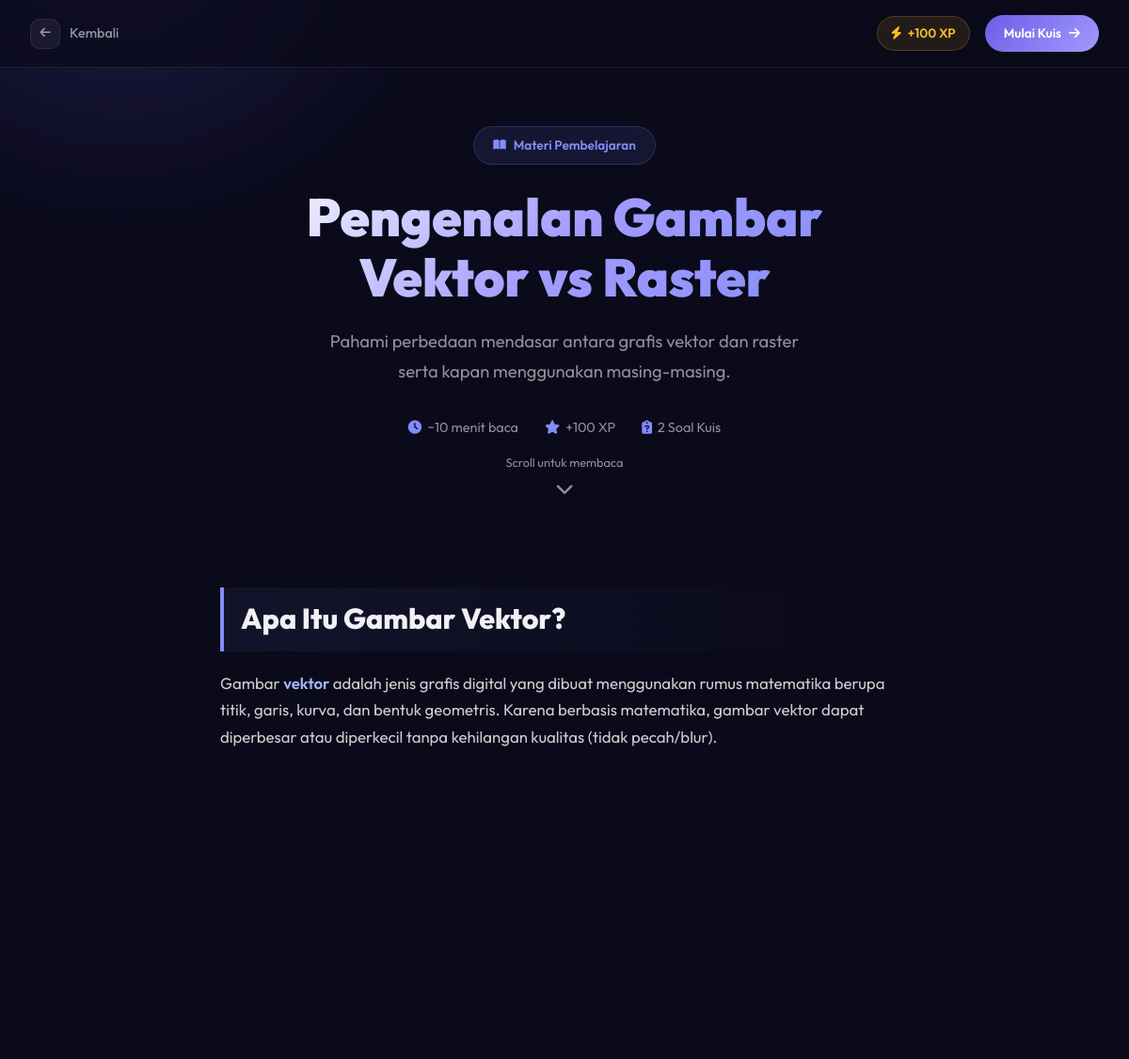
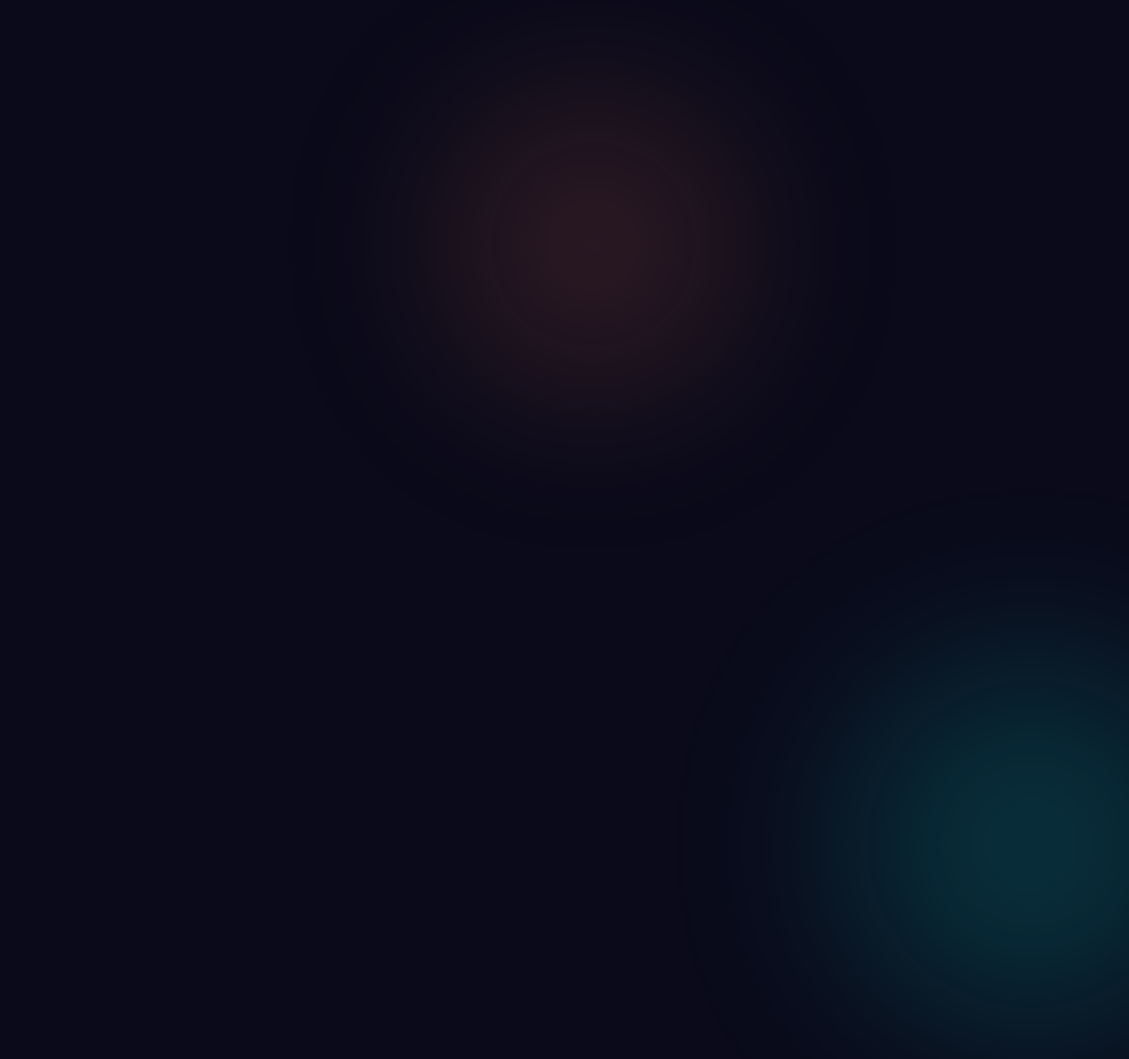
The app's page /misi/7/materi/ (signed in) with its own data (2 pictures, top to bottom).
### dashboard/models.py (models this page shows, shortened)
class Mission(models.Model):
    title = models.CharField(max_length=200)
    description = models.TextField()
    xp_reward = models.IntegerField(default=50)
    content = models.TextField(help_text="Materi pembelajaran HTML/Markdown untuk misi ini.")
    order = models.IntegerField(default=0, help_text="Urutan misi")

### dashboard/views.py (the view)
# urls.py: path('misi/<int:mission_id>/materi/', views.materi_view, name='misi_materi'),
@login_required(login_url='login')
def materi_view(request, mission_id):
    mission = Mission.objects.get(id=mission_id)
    progress, created = UserMissionProgress.objects.get_or_create(user=request.user, mission=mission)
    if progress.status == 'not_started':
        progress.status = 'reading'
        progress.save()
    return render(request, 'dashboard/materi.html', {'mission': mission, 'progress': progress})

### dashboard/templates/dashboard/materi.html (shortened to what this page needs)
{% load static %}
<!DOCTYPE html>
<html lang="id">
<head>
    <link rel="stylesheet" href="https://cdnjs.cloudflare.com/ajax/libs/font-awesome/6.4.0/css/all.min.css">
</head>
<body>
    <div class="bg-decor"><span></span><span></span><span></span></div>
    <nav class="top-nav" id="topNav">
        <a href="{% url 'misi' %}" class="nav-back">
            <i class="fa-solid fa-arrow-left"></i>
            <span>Kembali</span>
        </a>
        <div class="nav-info">
            <div class="nav-xp"><i class="fa-solid fa-bolt"></i> +{{ mission.xp_reward }} XP</div>
            <a href="{% url 'misi_kuis' mission.id %}" class="nav-quiz-btn">
                Mulai Kuis <i class="fa-solid fa-arrow-right"></i>
            </a>
        </div>
    </nav>
    <section class="hero">
        <div class="hero-inner">
            <div class="hero-badge">
                <i class="fa-solid fa-book-open"></i>
                Materi Pembelajaran
            </div>
            <h1 class="hero-title">{{ mission.title }}</h1>
            <p class="hero-desc">{{ mission.description }}</p>
            <div class="hero-meta">
                <span><i class="fa-solid fa-clock"></i> ~10 menit baca</span>
                <span><i class="fa-solid fa-star"></i> +{{ mission.xp_reward }} XP</span>
                <span><i class="fa-solid fa-clipboard-question"></i> 2 Soal Kuis</span>
            </div>
        </div>
        <div class="scroll-hint">
            <span>Scroll untuk membaca</span>
            <i class="fa-solid fa-chevron-down"></i>
        </div>
    </section>
    <div class="content-wrap">
        <div class="materi-content" id="materiContent">
            {{ mission.content|safe }}
        </div>
    </div>
</body>
</html>

### dashboard/templates/dashboard/materi.html (style rules this page uses)
*, *::before, *::after { box-sizing: border-box; margin: 0; padding: 0; }
:root { --bg-primary: #0a0a1a; --bg-card: rgba(255,255,255,0.04); --border: rgba(255,255,255,0.08); --text-primary: #f0f0f5; --text-secondary: rgba(255,255,255,0.55); --accent: #818cf8; --accent-glow: rgba(129,140,248,0.25); --accent-green: #34d399; --accent-yellow: #fbbf24; }
html { scroll-behavior: smooth; }
body { font-family: 'Outfit', sans-serif; background: var(--bg-primary); color: var(--text-primary); min-height: 100vh; line-height: 1.7; overflow-x: hidden; }
.bg-decor { position: fixed; inset: 0; z-index: 0; pointer-events: none; overflow: hidden; }
.bg-decor span { position: absolute; border-radius: 50%; filter: blur(100px); opacity: .2; animation: bgFloat 12s ease-in-out infinite alternate; }
.bg-decor span:nth-child(1) { width: 500px; height: 500px; background: #6c5ce7; top: -15%; left: -10%; }
.bg-decor span:nth-child(2) { width: 400px; height: 400px; background: #00cec9; bottom: 10%; right: -8%; animation-delay: 3s; }
.bg-decor span:nth-child(3) { width: 300px; height: 300px; background: #e17055; top: 50%; left: 40%; animation-delay: 6s; }
.top-nav { position: fixed; top: 0; left: 0; right: 0; z-index: 100; padding: 16px 32px; display: flex; align-items: center; justify-content: space-between; background: rgba(10,10,26,0.7); backdrop-filter: blur(20px); border-bottom: 1px solid var(--border); transition: transform .3s; }
.nav-back { display: flex; align-items: center; gap: 10px; color: var(--text-secondary); text-decoration: none; font-size: .9rem; font-weight: 500; transition: color .2s; }
.nav-back i { width: 32px; height: 32px; border-radius: 10px; background: rgba(255,255,255,.06); border: 1px solid var(--border); display: flex; align-items: center; justify-content: center; font-size: .8rem; }
.nav-info { display: flex; align-items: center; gap: 16px; }
.nav-xp { display: flex; align-items: center; gap: 6px; padding: 6px 14px; border-radius: 20px; background: rgba(251,191,36,.1); border: 1px solid rgba(251,191,36,.2); color: var(--accent-yellow); font-weight: 600; font-size: .85rem; }
.nav-quiz-btn { display: flex; align-items: center; gap: 8px; padding: 8px 20px; border-radius: 30px; background: linear-gradient(135deg, #6c5ce7, #a29bfe); color: white; text-decoration: none; font-weight: 600; font-size: .85rem; transition: transform .2s, box-shadow .2s; }
.hero { position: relative; z-index: 1; min-height: 70vh; display: flex; align-items: center; justify-content: center; text-align: center; padding: 120px 24px 80px; }
.hero-inner { max-width: 700px; }
.hero-badge { display: inline-flex; align-items: center; gap: 8px; padding: 8px 20px; border-radius: 30px; background: rgba(129,140,248,.1); border: 1px solid rgba(129,140,248,.2); color: var(--accent); font-size: .85rem; font-weight: 600; margin-bottom: 24px; animation: fadeUp .6s ease-out; }
.hero-badge i { font-size: .75rem; }
.hero-title { font-size: clamp(2.2rem, 5vw, 3.5rem); font-weight: 900; line-height: 1.15; margin-bottom: 20px; background: linear-gradient(135deg, #fff 0%, #a29bfe 50%, #818cf8 100%); -webkit-background-clip: text; -webkit-text-fill-color: transparent; animation: fadeUp .7s ease-out; }
.hero-desc { font-size: 1.15rem; color: var(--text-secondary); max-width: 540px; margin: 0 auto 32px; animation: fadeUp .8s ease-out; }
.hero-meta { display: flex; align-items: center; justify-content: center; gap: 28px; font-size: .9rem; color: var(--text-secondary); animation: fadeUp .9s ease-out; }
.hero-meta span { display: flex; align-items: center; gap: 6px; }
.hero-meta i { color: var(--accent); }
.scroll-hint { position: absolute; bottom: 32px; left: 50%; transform: translateX(-50%); display: flex; flex-direction: column; align-items: center; gap: 6px; color: var(--text-secondary); font-size: .8rem; animation: scrollBounce 2s ease-in-out infinite; }
.scroll-hint i { font-size: 1.2rem; }
.content-wrap { position: relative; z-index: 1; max-width: 780px; margin: 0 auto; padding: 0 24px 100px; }
.materi-content h2 { font-size: 1.9rem; font-weight: 800; margin: 64px 0 20px; padding-left: 18px; border-left: 4px solid var(--accent); background: linear-gradient(90deg, rgba(129,140,248,.08), transparent); padding-top: 8px; padding-bottom: 8px; border-radius: 0 8px 8px 0; }
.materi-content p { font-size: 1.05rem; color: rgba(255,255,255,.8); margin-bottom: 16px; }
.materi-content strong { color: #a5b4fc; font-weight: 600; }

### records on screen
Mission: xp_reward "100", title "Pengenalan Gambar Vektor vs Raster", description "Pahami perbedaan mendasar antara grafis vektor dan raster serta kapan menggunakan masing-masing.", content "Apa Itu Gambar Vektor? Gambar vektor adalah jenis grafis digital yang dibuat menggunakan rumus matematika berupa titik, garis, kurva, dan bentuk geometris. Karena berbasis matematika, gambar vektor dapat diperbesar atau diperkecil tanpa kehilangan kualitas (tidak pecah/blur)."
